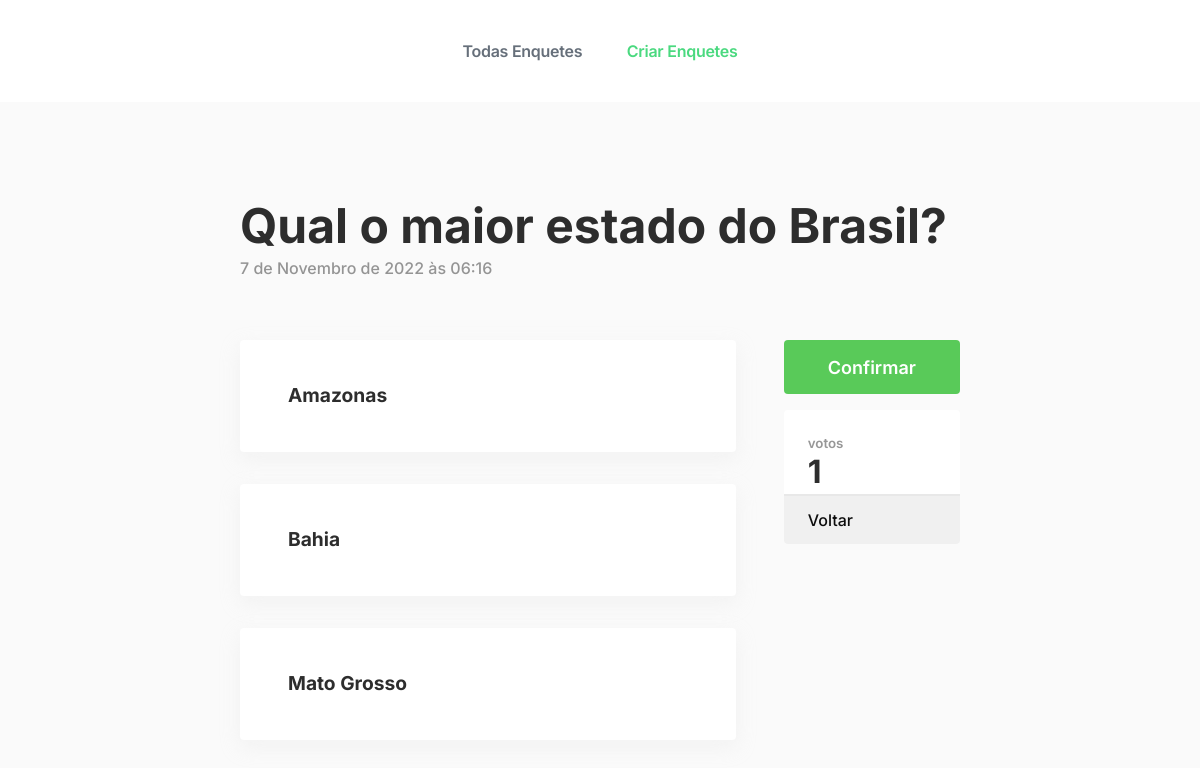
/enquetes/10/, run on the app's committed database.
### enquetes/models.py (models this page shows, shortened)
class Question(models.Model):
    question_text = models.CharField(max_length=200)
    pub_date = models.DateTimeField('date published',default=timezone.now())
    all_votes = models.IntegerField(default=0)
    category = models.CharField(max_length=100, default="")

class Choice(models.Model):
    question = models.ForeignKey(Question, on_delete=models.CASCADE)
    choice_text = models.CharField(max_length=200)
    votes = models.IntegerField(default=0)

### enquetes/views.py (the view)
# urls.py: path('<int:pk>/', views.DetailView.as_view(), name='detail'),
class DetailView(generic.DetailView):
    model = Question
    template_name = 'enquetes/detail.html'

### enquetes/templates/enquetes/detail.html (shortened to what this page needs)
<!DOCTYPE html>
<html>
<head>
    {% load static %}
    <link rel="stylesheet" href="{% static 'enquetes/style_detail.css' %}">
    <link rel="stylesheet" href="{% static 'enquetes/nav.css' %}">
    <link rel="stylesheet" href="{% static 'enquetes/colors.css' %}">
</head>
<body>
    <nav class="nav">
        <div class="nav-center">
            <a href="{% url 'enquetes:index' %}" class="nav--link colorGrey">Todas Enquetes</a>
            <a href="{% url 'enquetes:create' %}" class="nav--link colorGreen">Criar Enquetes</a>
        </div>
    </nav>
    <main class="main">
        <section class="main-section">
            <form action="{% url 'enquetes:vote' question.id %}" method="post">
                <header>
                    <h1 class="title">{{ question.question_text }}</h1>
                    <p class="subtitle">{{ question.pub_date }}</p>
                </header>
                <div class="div">
                    <main>
                        {% for choice in question.choice_set.all %}
                        <div class="choice" onclick="choice({{ forloop.counter }})">
                            <label for="choice{{ forloop.counter }}">{{ choice.choice_text }}</label>
                        </div>
                        {% endfor %}
                    </main>
                    <aside>
                        <input class="submitbutton" type="submit" value="Confirmar">
                        <div class="votes">
                            <div class="div_votes">
                                <p>votos</p>
                                <h1>{{ question.all_votes }}</h1>
                            </div>
                            <a href="{% url 'enquetes:index' %}">
                                <div class="div_back">
                                    <p>Voltar</p>
                                </div>
                            </a>
                        </div>
                    </aside>
                </div>
            </form>
        </section>
    </main>
</body>
</html>

### enquetes/static/enquetes/style_detail.css (style rules this page uses)
.main-section { width: 60%; }
.main header { display: flex; gap: 10px; flex-direction: column; margin-bottom: 4em; }
.main header .title { font-size: -webkit-xxx-large; font-weight: 700; margin: 0; }
.main header .subtitle { font-weight: 500; color: #0d0d0d6e; margin: 0; }
.main .div { display: flex; flex-direction: row; justify-content: space-between; gap: 3em; }
.main .div main { display: flex; flex-direction: column; gap: 2em; width: 100%; }
.main .div main .choice { height: 7em; border-radius: 4px; background: white; box-shadow: #dedede47 0px 7px 20px 0px; padding: 0em 3em; display: flex; align-items: center; flex-direction: row; justify-content: flex-start; cursor: pointer; }
.main .div main .choice label { font-size: larger; font-weight: 700; }
.main .div aside { width: 16em; display: flex; flex-direction: column; gap: 1em; }
.main .div aside .submitbutton { width: 100%; height: 3em; background: #59ca59; color: white; font-family: inter, sans-serif; font-weight: 600; font-size: large; border: none; border-radius: 4px; cursor: pointer; }
.main .div aside .votes { width: 100%; background: #ffffff; border-radius: 4px; }
.main .div aside .votes .div_votes { border-bottom: solid 2px #e8e8e8; padding: 0px 1.5em; display: flex; flex-direction: column; justify-content: flex-end; }
.main .div aside .votes .div_votes p { margin: 0; padding-top: 2em; font-weight: 600; font-size: smaller; color: #0d0d0d6e; }
.main .div aside .votes .div_votes h1 { margin: 6px 0px; font-size: xx-large; }
.main .div aside .votes .div_back { height: 3em; font-weight: 500; border: none; border-radius: 0 0 4px 4px; cursor: pointer; display: flex; justify-content: flex-start; align-items: center; padding: 0px 1.5em; background: #f0f0f0; }
a { text-decoration: none; color: #0d0d0d; }

### enquetes/static/enquetes/nav.css (style rules this page uses)
body { -webkit-font-smoothing: antialiased; background-color: #FAFAFA; color: #2D2D2D; font-family: 'Inter', sans-serif; line-height: 1; word-wrap: break-word; margin: 0; padding: 0; transition: background-color 0.5s ease; overflow-x: hidden; }
.nav { float: left; width: -webkit-fill-available; background-color: #FFF; padding: 27px 25px; height: 48px; }
.nav-center { position: absolute; left: 50%; width: 400px; margin-left: -200px; text-align: center; }
.nav--link { font-size: 16px; font-weight: 600; letter-spacing: -0.26px; line-height: 16px; text-decoration: none solid rgb(102, 111, 122); text-align: center; word-spacing: 0px; padding: 16px; display: inline-block; margin: 0px 4px; }
.main { float: left; width: 100%; padding: 100px 0px; display: flex; justify-content: center; }

### enquetes/static/enquetes/colors.css (style rules this page uses)
.colorGreen { color: #4AD97F; }
.colorGrey { color: #666F7A; }
a { transition: background 0.5s ease, color 0.5s ease; }

### data on the page
Question: question_text "Qual o maior estado do Brasil?", pub_date "7 de Novembro de 2022 às 06:16", all_votes "1"
Choice: choice_text "Amazonas"
Choice: choice_text "Bahia"
Choice: choice_text "Mato Grosso"
